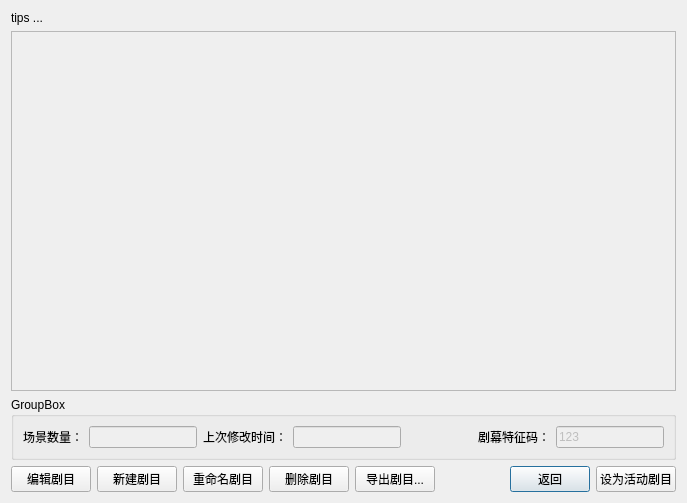
<?xml version="1.0" encoding="UTF-8"?>
<ui version="4.0">
 <class>organizedPlayDialog</class>
 <widget class="QDialog" name="organizedPlayDialog">
  <property name="geometry">
   <rect>
    <x>0</x>
    <y>0</y>
    <width>687</width>
    <height>503</height>
   </rect>
  </property>
  <property name="windowTitle">
   <string>编场</string>
  </property>
  <layout class="QVBoxLayout" name="verticalLayout">
   <item>
    <widget class="QLabel" name="tipsLabel">
     <property name="text">
      <string>tips ...</string>
     </property>
    </widget>
   </item>
   <item>
    <widget class="QFrame" name="contentFrame">
     <property name="sizePolicy">
      <sizepolicy hsizetype="Preferred" vsizetype="Expanding">
       <horstretch>0</horstretch>
       <verstretch>0</verstretch>
      </sizepolicy>
     </property>
     <property name="frameShape">
      <enum>QFrame::StyledPanel</enum>
     </property>
     <property name="frameShadow">
      <enum>QFrame::Raised</enum>
     </property>
    </widget>
   </item>
   <item>
    <widget class="QGroupBox" name="groupBox">
     <property name="title">
      <string>GroupBox</string>
     </property>
     <layout class="QHBoxLayout" name="horizontalLayout_2">
      <item>
       <widget class="QLabel" name="label">
        <property name="text">
         <string>场景数量：</string>
        </property>
       </widget>
      </item>
      <item>
       <widget class="QLineEdit" name="sceneQuantityLineEdit">
        <property name="enabled">
         <bool>false</bool>
        </property>
        <property name="sizePolicy">
         <sizepolicy hsizetype="Maximum" vsizetype="Fixed">
          <horstretch>0</horstretch>
          <verstretch>0</verstretch>
         </sizepolicy>
        </property>
       </widget>
      </item>
      <item>
       <widget class="QLabel" name="label_2">
        <property name="text">
         <string>上次修改时间：</string>
        </property>
       </widget>
      </item>
      <item>
       <widget class="QLineEdit" name="lastModifiedTimeLineEdit">
        <property name="enabled">
         <bool>false</bool>
        </property>
        <property name="sizePolicy">
         <sizepolicy hsizetype="Maximum" vsizetype="Fixed">
          <horstretch>0</horstretch>
          <verstretch>0</verstretch>
         </sizepolicy>
        </property>
        <property name="text">
         <string/>
        </property>
       </widget>
      </item>
      <item>
       <spacer name="horizontalSpacer_2">
        <property name="orientation">
         <enum>Qt::Horizontal</enum>
        </property>
        <property name="sizeHint" stdset="0">
         <size>
          <width>29</width>
          <height>20</height>
         </size>
        </property>
       </spacer>
      </item>
      <item>
       <widget class="QLabel" name="label_3">
        <property name="text">
         <string>剧幕特征码：</string>
        </property>
       </widget>
      </item>
      <item>
       <widget class="QLineEdit" name="playsIdLineEdit">
        <property name="enabled">
         <bool>false</bool>
        </property>
        <property name="sizePolicy">
         <sizepolicy hsizetype="Maximum" vsizetype="Fixed">
          <horstretch>0</horstretch>
          <verstretch>0</verstretch>
         </sizepolicy>
        </property>
        <property name="text">
         <string>123</string>
        </property>
       </widget>
      </item>
     </layout>
    </widget>
   </item>
   <item>
    <layout class="QHBoxLayout" name="horizontalLayout">
     <item>
      <widget class="QPushButton" name="editingPushButton">
       <property name="text">
        <string>编辑剧目</string>
       </property>
       <property name="autoDefault">
        <bool>false</bool>
       </property>
       <property name="default">
        <bool>false</bool>
       </property>
      </widget>
     </item>
     <item>
      <widget class="QPushButton" name="newPushButton">
       <property name="text">
        <string>新建剧目</string>
       </property>
       <property name="autoDefault">
        <bool>false</bool>
       </property>
       <property name="default">
        <bool>false</bool>
       </property>
      </widget>
     </item>
     <item>
      <widget class="QPushButton" name="renamePushButton">
       <property name="text">
        <string>重命名剧目</string>
       </property>
       <property name="autoDefault">
        <bool>false</bool>
       </property>
       <property name="default">
        <bool>false</bool>
       </property>
      </widget>
     </item>
     <item>
      <widget class="QPushButton" name="deletePushButton">
       <property name="text">
        <string>删除剧目</string>
       </property>
       <property name="autoDefault">
        <bool>false</bool>
       </property>
       <property name="default">
        <bool>false</bool>
       </property>
      </widget>
     </item>
     <item>
      <widget class="QPushButton" name="exportPushButton">
       <property name="text">
        <string>导出剧目...</string>
       </property>
       <property name="autoDefault">
        <bool>false</bool>
       </property>
       <property name="default">
        <bool>false</bool>
       </property>
      </widget>
     </item>
     <item>
      <spacer name="horizontalSpacer">
       <property name="orientation">
        <enum>Qt::Horizontal</enum>
       </property>
       <property name="sizeHint" stdset="0">
        <size>
         <width>40</width>
         <height>20</height>
        </size>
       </property>
      </spacer>
     </item>
     <item>
      <widget class="QPushButton" name="returnPushButton">
       <property name="text">
        <string>返回</string>
       </property>
       <property name="autoDefault">
        <bool>true</bool>
       </property>
       <property name="default">
        <bool>true</bool>
       </property>
      </widget>
     </item>
     <item>
      <widget class="QPushButton" name="activePushButton">
       <property name="text">
        <string>设为活动剧目</string>
       </property>
       <property name="autoDefault">
        <bool>false</bool>
       </property>
       <property name="default">
        <bool>false</bool>
       </property>
      </widget>
     </item>
    </layout>
   </item>
  </layout>
 </widget>
 <resources/>
 <connections>
  <connection>
   <sender>returnPushButton</sender>
   <signal>clicked()</signal>
   <receiver>organizedPlayDialog</receiver>
   <slot>accept()</slot>
   <hints>
    <hint type="sourcelabel">
     <x>735</x>
     <y>484</y>
    </hint>
    <hint type="destinationlabel">
     <x>582</x>
     <y>548</y>
    </hint>
   </hints>
  </connection>
 </connections>
</ui>
